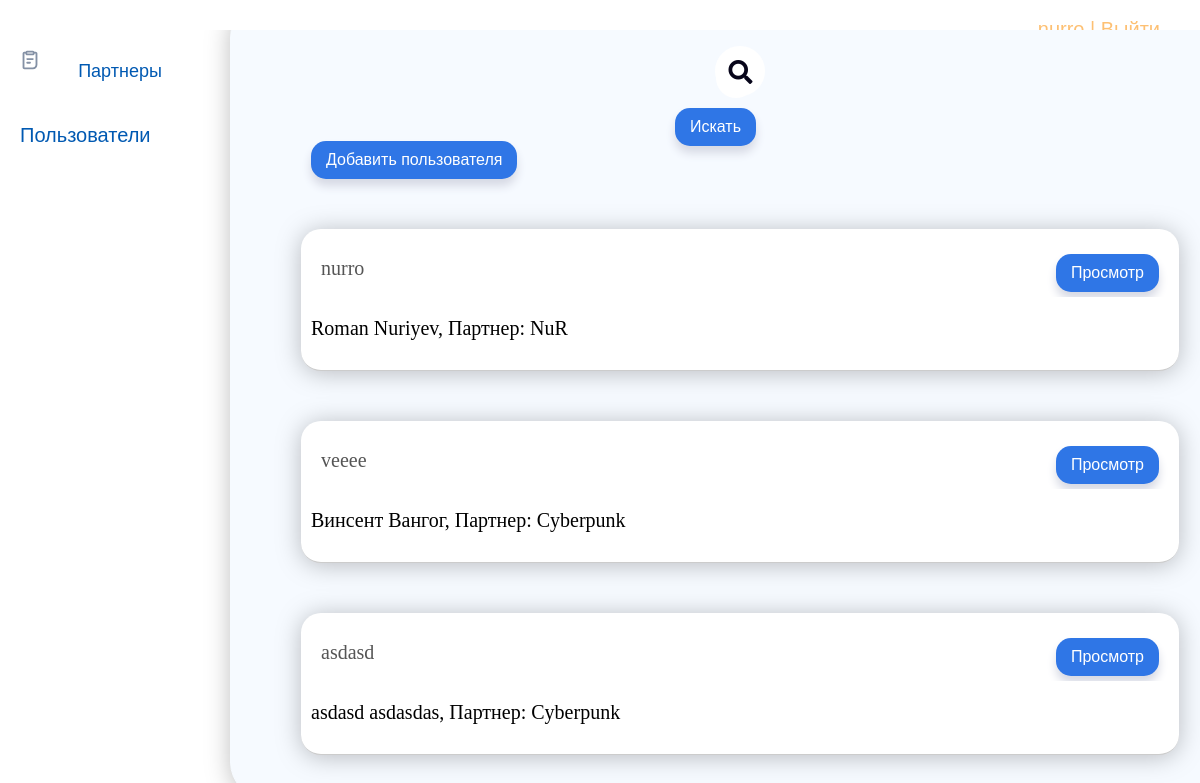
/users/ (signed in), run on an earlier commit of the app's database.
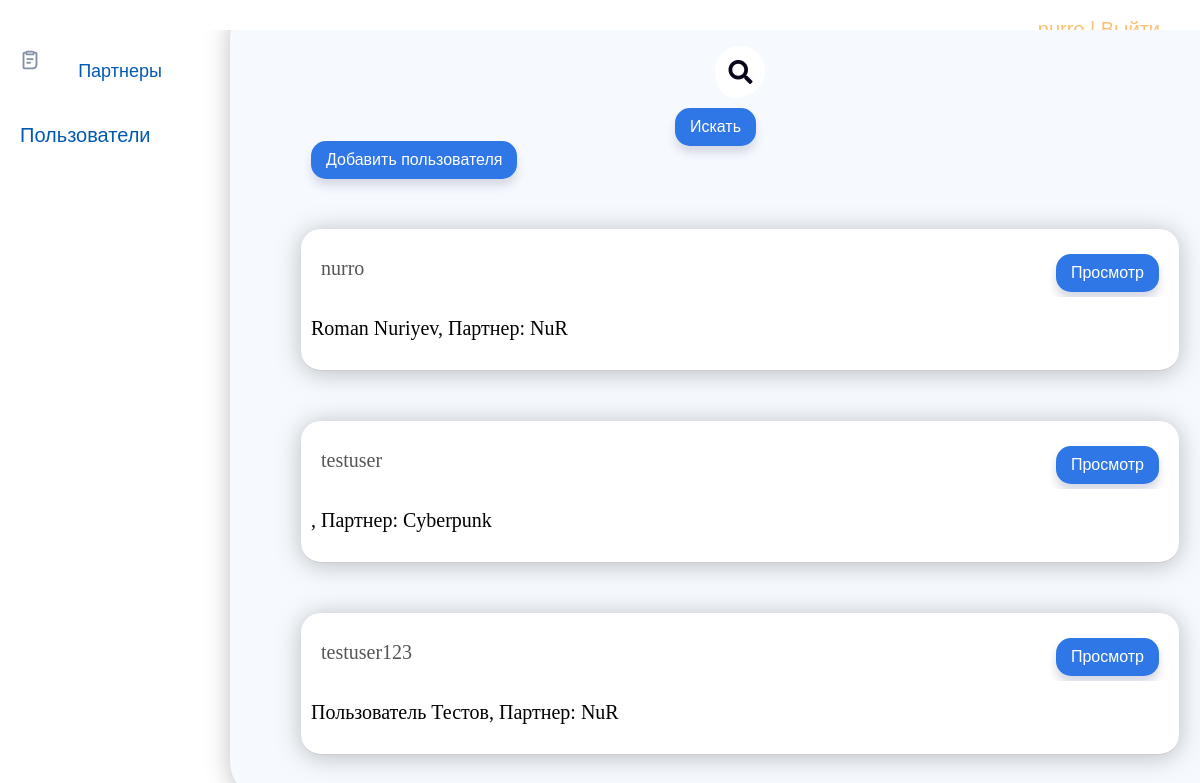
And on a later commit of the database.
### Jaimain/models.py (models this page shows)
class JaiUser(AbstractUser):
    partner = models.ForeignKey('Partner', on_delete=models.PROTECT, verbose_name="Партнер", default=1)

class Partner(models.Model):
    name = models.CharField(max_length=255, unique=True, verbose_name='Наименование партнера')
    logo = models.ImageField(upload_to='logos/', verbose_name='Логотип')
    description = models.TextField(blank=True, verbose_name='Описание')
    iin = models.CharField(max_length=12, verbose_name="ИИН/БИН", unique=True, blank=False)
    partner_person = models.CharField(max_length=255, verbose_name='Контактное лицо')
    partner_tel = models.CharField(max_length=255, verbose_name='Контактный телефон')
    partner_email = models.EmailField(verbose_name='Контактный email')
    time_create = models.DateTimeField(auto_now_add=True, verbose_name='Время создания')
    time_start_working = models.DateField(verbose_name='Дата начала работы')
    time_expires = models.DateField(verbose_name='Дата окончания работы')
    is_working = models.BooleanField(default=False, verbose_name='Активность')
    class Meta:
        verbose_name = 'Партнер'
        verbose_name_plural = 'Партнеры'
        ordering = ['id']
    def __str__(self):
        return self.name

### Jaimain/views.py (the view)
# urls.py: path('users/', UsersList.as_view(), name='users'),
class UsersList(DataMixin, ListView):
    model = JaiUser
    template_name = 'Jaimain/users.html'
    context_object_name = 'users'
    def get_context_data(self, *, object_list=None, **kwargs):
        context = super().get_context_data(**kwargs)
        c_def = self.get_user_context(title='Пользователи')
        return dict(list(context.items()) + list(c_def.items()))
    def get_queryset(self):
        return JaiUser.objects.all()
    @method_decorator(login_required)
    def dispatch(self, request, *args, **kwargs):
        return super().dispatch(request, *args, **kwargs)

### Jaimain/utils.py (called while the page is built)
    def get_user_context(self, **kwargs):
        context = kwargs
        user_menu = menu.copy()
        context['menu'] = user_menu
        return context

### Jaimain/templates/Jaimain/users.html (shortened to what this page needs)
{% extends 'Jaimain/base.html' %}
{% block content %}
<form class="search form-text" action="{% url 'search' %}" method="GET">
	<link rel="stylesheet" href="https://use.fontawesome.com/releases/v5.3.1/css/all.css">
	<form class="form-text" action="">
  		<input class="input-text" name="q" type="search">
  		<i class="fa fa-search"></i>
		  <input class="input-search" type="submit" value="Искать">
	</form>
</form>
  <button class="btn"><a class="btn__text" href="{% url 'registeruser' %}">Добавить пользователя</a></button>
<ul class="list-articles">
	{% for u in users %}
			<li class="partners__info"><div class="article-panel">
	<p class="first">{{u.username}}</p>
	<div class="partners__info-header" style="text-align: right">
  <button class="btn"><a class="btn__text" href="{{u.pk}}">Просмотр</a></button>
</div>
</div>
	{% autoescape on %}
	<p class="last">{{u.first_name}} {{u.last_name}}, Партнер: {{u.partner}}</p>
	{% endautoescape %}
			</li>
	{% endfor %}
</ul>
{% endblock %}

### Jaimain/templates/Jaimain/base.html (shortened to what this page needs)
{% load static %}
<!DOCTYPE html>
<html>
<head>
	<link type="text/css" href="{% static 'Jaimain/css/styles.css' %}" rel="stylesheet" />
</head>
<body>
<table class="table-page" border=0 cellpadding="0" cellspacing="0">
<tr><td valign=top>
<table class="table-content" border=0 cellpadding="0" cellspacing="0">
<tr class="background-tr">
{% block mainmenu %}
		<div class="header">
			<ul id="mainmenu" class="mainmenu">
			<li class="logo">
				<div class="logo"></div></a>
			</li>
{% if request.user.is_authenticated %}
			<li class="last">{{user.username}} | <a href="{% url 'logout' %}">Выйти</a> </li>
			{% else %}
			<li class="last"><a href="{% url 'login' %}">Войти</a></li>
			{% endif %}
{% endblock %}
		<td valign="top" class="left-chapters " >
			<div class="sidebar__arrow">
			</div>
			<ul id="leftchapters">
{% for m in menu %}
				<li>
					<div class="slider__right" >
						<a  href="{% url m.url_name %}">{{m.title}}</a>
					</div>
				</li>
{% endfor %}
			</ul>
		</td>
<td valign="top" class="content footet-bot">
	<div class="content-text">
{% block content %}
{% endblock %}
	</div>
</td></tr></table>
</td></tr>
</body>
</html>

### Jaimain/static/Jaimain/css/styles.css (style rules this page uses)
* { box-sizing: border-box; }
html, body { font-family: 'Arial'; margin: 0; padding: 0; height: 100%; width: 100%; color: #444; }
a { color: #0059b2; text-decoration: none; }
div.article-panel { padding: 5px 10px 5px 10px; box-sizing: border-box; overflow: hidden; color: #555; }
div.article-panel p.first { margin: 0; float: left; }
ul.list-articles { list-style: none; margin: 0; padding: 0; }
ul.list-articles li { border-bottom: 1px solid #ccc; }
.table-page { width: 100%; height: 100%; vertical-align: top; }
.table-page tr { height: 100%; }
.header { height: 30px; width: 100%; background: white; position: fixed; top: 0; list-style-type: none; margin-bottom: 100px; padding: 0; overflow: hidden; z-index: 100; }
.logo { background: url('../images/logo.png') no-repeat 10px 5px; width: 70px; height: 60px; }
ul.mainmenu { list-style: none; margin: 0; padding: 0; height: 60px; color: #fdc073; font-size: 20px; overflow: hidden; }
ul.mainmenu li { float: left; margin: 18px 40px 0 30px; }
ul.mainmenu li.logo { margin: 0; }
ul.mainmenu li.last { float: right; }
ul.mainmenu li a { color: #fdc073; text-decoration: none; }
.table-content { width: 100%; min-height: 100%; height: 100%; }
.left-chapters { margin: 0; background: white; min-height: 100%; }
.left-chapters ul { width: 230px; max-height: 100%; margin: 0; padding: 20px 10px 10px 20px; list-style: none; font-size: 20px; }
.left-chapters ul li { margin: 30px 0 0 0; color: #999; }
.left-chapters ul li a { text-decoration: none; }
.content { padding: 40px 20px 20px 40px; width: 100%; box-sizing: border-box; background-color: #F6FAFF; border: #F6FAFF solid 1px; border-radius: 38px 0px 0px 38px; filter: drop-shadow(0px 2px 12px rgba(0, 0, 0, 0.25)); }
.content-text { margin: 30px 0 0 30px; color: #000; font-size: 20px; font-family: Yandex Sans Display Light; }
.search { display: flex; flex-wrap: wrap; justify-content: right; margin-bottom: 10px; align-items: center; }
.btn, .search__btn,.input-search { margin-left: 10px; margin-top: 10px; background-color: #2F76E6; padding: 10px 15px; border-radius: 15px; font-size: 16px; color: #fff; border: 0; outline: none; box-shadow: 0 7px 10px #d6d9e4; cursor: pointer; transition: all 0.1s ease-in-out; }
.input-search { margin-bottom: 50px; }
.partners__info { margin-bottom: 20px; margin-top: 50px; background-color: white; border-radius: 20px; padding: 10px; filter: drop-shadow(0px 2px 12px rgba(0, 0, 0, 0.25)); }
.article-panel { background-color: white; display: flex; flex-wrap: wrap; justify-content: space-between; align-items: center; }
.btn__text { color: white; }
.form-text { position: relative; top: 50%; left: 50%; transform: translate(-50%,-50%); transition: all 1s; width: 50px; height: 50px; background: white; box-sizing: border-box; border-radius: 25px; border: 4px solid white; padding: 5px; }
.input-text { top: 0; left: 0; width: 100%;; height: 42.5px; line-height: 30px; outline: 0; border: 0; font-size: 1em; border-radius: 20px; padding: 0 20px; }
.fa { box-sizing: border-box; padding: 10px; width: 42.5px; height: 42.5px; position: absolute; top: 0; right: 0; border-radius: 50%; color: #07051a; text-align: center; font-size: 1.2em; transition: all 1s; }
.slider__right { display: flex; align-items: center; font-family: 'Poppins', sans-serif; }
.background-tr { background-color: #F6FAFF; }
.sidebar__arrow { display: flex; justify-content: end; position: absolute; left: 218px; cursor: pointer; }
.sidebar__arrow { cursor: pointer; }
.partners-block { background-image: url(./../images/part-icon.svg); background-repeat: no-repeat; text-align: center; width: 100%; font-size: 18px; height: 40px; display: flex; justify-content: space-around; align-items: center; }

What changed in the data, as far as the page shows it:
removed JaiUser: username "veeee", first_name "Винсент", last_name "Вангог", partner "Cyberpunk"
removed JaiUser: username "asdasd", first_name "asdasd", last_name "asdasdas", partner "Cyberpunk"
added JaiUser: username "testuser", partner "Cyberpunk"
added JaiUser: username "testuser123", first_name "Пользователь", last_name "Тестов", partner "NuR"
